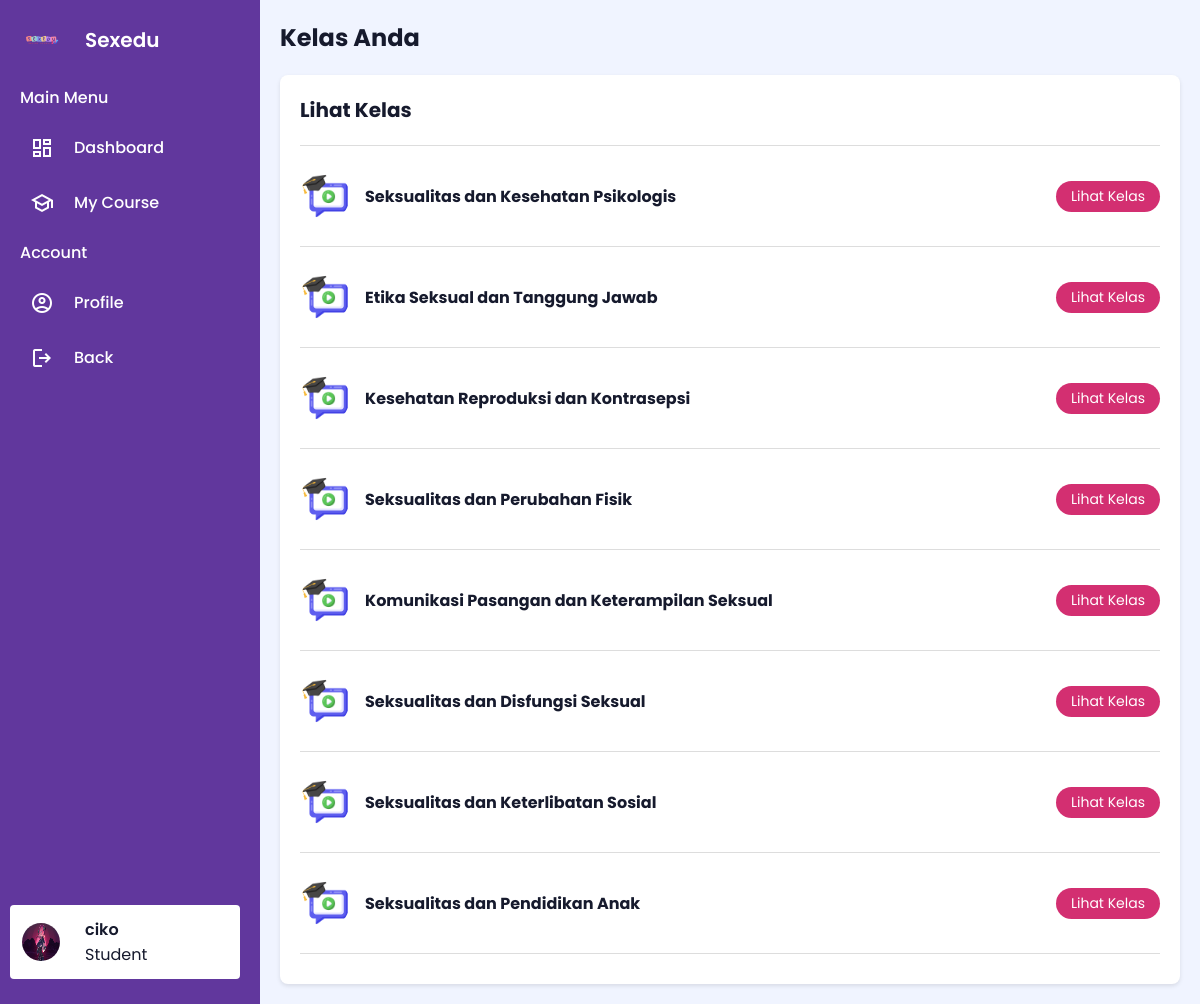
Screenshot of /sexeduapp/dashboardcourse/ (signed in) with the database file from the repository.
### sexeduapp/models.py (models this page shows, shortened)
class Profile(models.Model):
    user = models.OneToOneField(User, on_delete=models.CASCADE)
    image = models.ImageField(default='images/user1.png', upload_to='profile_pics')

class Course(models.Model):
    name = models.CharField(max_length=255, verbose_name="Nama Kursus")
    description = models.TextField(verbose_name="Deskripsi Kursus")
    video = models.FileField(upload_to='videos/', verbose_name="Video Kursus", blank=True, null=True)
    ppt = models.FileField(upload_to='ppts/', verbose_name="PPT Kursus", blank=True, null=True)
    users = models.ManyToManyField(User, related_name='courses', verbose_name="Pengguna yang memiliki akses")

### sexeduapp/views.py (the view)
# urls.py: path("dashboardcourse/", views.dashboardcourse, name="dashboardcourse"),
def dashboardcourse(request):
    user_courses = request.user.courses.all()
    context = {
        'courses': user_courses,
    }
    return render(request, 'sexeduapp/dashboardcourse.html', context)

### templates/sexeduapp/dashboardcourse.html (shortened to what this page needs)
{% load static %}
<!DOCTYPE html>
<html lang="en">
<head>
    <link rel="stylesheet" href="{% static 'css/admincourse.css' %}" />
</head>
<body>
    <aside class="sidebar">
    <div class="sidebar-header">
        <img src="{% static 'images/logo 2 1.png' %}" alt="logo" />
        <h2>Sexedu</h2>
    </div>
    <ul class="sidebar-links">
        <h4>
        <span>Main Menu</span>
        </h4>
        <li>
        <a href="{% url 'sexeduapp:dashboardstudent' %}">
        <span class="material-symbols-outlined"> dashboard </span>Dashboard</a>
        </li>
        <li>
            <a href="{% url 'sexeduapp:dashboardcourse'  %}"><span class="material-symbols-outlined"> School </span>My Course</a>
        </li>
        <h4>
        <span>Account</span>
        </h4>
        <li>
        <a href="{% url 'sexeduapp:profile' %}"><span class="material-symbols-outlined"> account_circle </span>Profile</a>
        </li>
        <li>
        <a href="{% url 'sexeduapp:index' %}"><span class="material-symbols-outlined"> logout </span>Back</a>
        </li>
    </ul>
    <div class="user-account">
        <div class="user-profile">
        {% if user.profile.image %}
        <img src="{{ user.profile.image.url }}" alt="Profile Image" >
        {% else %}
        <img src="{% static 'images/user1.png' %}" alt="Profile Image">
        {% endif %}
        <div class="user-detail">
          <h3>{{ user.username }}</h3>
          {% if user.is_superuser %}
                    Admin
                {% else %}
                    Student
                {% endif %}
        </div>
      </div>
    </div>
  </aside>
  <div class="container">
    <header>
        <h1>Kelas Anda</h1>
    </header>
    <div class="class-list">
        <h2>Lihat Kelas</h2>
        <hr>
        {% for course in courses %}
<div class="class-item">
    <div class="class-info">
        <img src="{% static 'images/education.png' %}" alt="Class Icon">
        <div>
            <h3>{{ course.name }}</h3>
        </div>
    </div>
    <a href="{% url 'dashboardcontent' course.id %}" class="sync-button">Lihat Kelas</a>
</div>
<hr>
{% endfor %}
</body>
</html>

### static/css/admincourse.css (style rules this page uses)
* { margin: 0; padding: 0; box-sizing: border-box; font-family: "Poppins", sans-serif; }
body { min-height: 100vh; background: #F0F4FF; }
.sidebar { position: fixed; top: 0; left: 0; height: 100%; width: 85px; display: flex; overflow-x: hidden; flex-direction: column; background: #61379D; padding: 25px 20px; transition: all 0.4s ease; }
.sidebar .sidebar-header { display: flex; align-items: center; }
.sidebar .sidebar-header img { width: 42px; border-radius: 50%; }
.sidebar .sidebar-header h2 { color: #fff; font-size: 1.25rem; font-weight: 600; white-space: nowrap; margin-left: 23px; }
.sidebar-links h4 { color: #fff; font-weight: 500; white-space: nowrap; margin: 10px 0; position: relative; }
.sidebar-links h4 span { opacity: 0; }
.sidebar-links { list-style: none; margin-top: 20px; height: 80%; overflow-y: auto; scrollbar-width: none; }
.sidebar-links li a { display: flex; align-items: center; gap: 0 20px; color: #fff; font-weight: 500; white-space: nowrap; padding: 15px 10px; text-decoration: none; transition: 0.2s ease; }
.user-account { margin-top: auto; padding: 12px 10px; margin-left: -10px; }
.user-profile { display: flex; align-items: center; color: #161a2d; }
.user-profile img { width: 42px; height: 42px; border-radius: 50%; border: 2px solid #fff; }
.user-profile h3 { font-size: 1rem; font-weight: 600; }
.user-detail { margin-left: 23px; white-space: nowrap; }
.container { margin-left: 85px; padding: 20px; transition: margin-left 0.4s ease; }
.class-list { background: #fff; border-radius: 8px; padding: 20px; box-shadow: 0 2px 4px rgba(0, 0, 0, 0.1); }
.class-list h2 { font-size: 1.25rem; color: #161a2d; margin-bottom: 20px; }
.class-item { display: flex; justify-content: space-between; align-items: center; padding: 15px 0; }
.class-info { display: flex; align-items: center; }
.class-info img { width: 50px; height: 50px; border-radius: 50%; margin-right: 15px; }
.class-info h3 { font-size: 1rem; color: #161a2d; margin: 0; }
.sync-button { background: #D32F71; color: #fff; border: none; border-radius: 20px; padding: 5px 15px; cursor: pointer; font-size: 0.875rem; margin-left: auto; text-decoration: none }
hr { border: none; border-top: 1px solid #ddd; margin: 10px 0; }
h1 { font-size: 1.5rem; color: #161a2d; margin-bottom: 20px; }

### rows the page displays
Course: name "Seksualitas dan Kesehatan Psikologis"
Course: name "Etika Seksual dan Tanggung Jawab"
Course: name "Kesehatan Reproduksi dan Kontrasepsi"
Course: name "Seksualitas dan Perubahan Fisik"
Course: name "Komunikasi Pasangan dan Keterampilan Seksual"
Course: name "Seksualitas dan Disfungsi Seksual"
Course: name "Seksualitas dan Keterlibatan Sosial"
Course: name "Seksualitas dan Pendidikan Anak"

### other values shown
{{ user.username }} "ciko"
